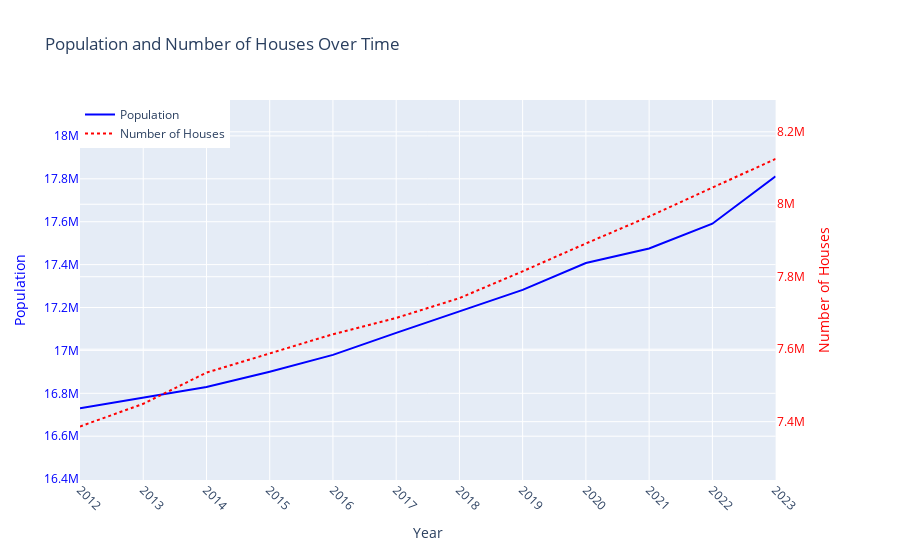

The notebook cell this image was saved under:
### Markdown cell above
### Interactive chart

### Code cell
# Create figure with secondary Y-axis
fig = make_subplots(specs=[[{"secondary_y": True}]])

# Add Population (Primary Y-Axis) - Blue Line
fig.add_trace(
    go.Scatter(
        x=df_pop_final["Year"], y=df_pop_final["Population"], 
        mode='lines', name="Population", line=dict(color='blue'),
    ),
    secondary_y=False
)

# Add Number of Houses (Secondary Y-Axis) - Red Line
fig.add_trace(
    go.Scatter(
        x=df_neth_total["Year"], y=df_neth_total["Number of Houses"], 
        mode='lines', name="Number of Houses", line=dict(color='red', dash='dot'),
    ),
    secondary_y=True
)

# Manually Set Y-Axis Ranges to Prevent Misleading Alignment
fig.update_yaxes(title_text="Population", title_font=dict(color="blue"), tickfont=dict(color="blue"), 
                 range=[df_pop_final["Population"].min() * 0.98, df_pop_final["Population"].max() * 1.02], 
                 secondary_y=False)

fig.update_yaxes(title_text="Number of Houses", title_font=dict(color="red"), tickfont=dict(color="red"), 
                 range=[df_neth_total["Number of Houses"].min() * 0.98, df_neth_total["Number of Houses"].max() * 1.02], 
                 secondary_y=True)

# Show every year & rotate labels
fig.update_xaxes(
    tickmode="linear",  # Ensures every year is shown
    tickangle=45,  # Rotates labels by 45 degrees
    dtick=1,  # Ensures tick interval is 1 year
    title_text="Year"
)

# Add Titles and Labels
fig.update_layout(
    title_text="Population and Number of Houses Over Time",
    xaxis_title="Year",
    legend=dict(x=0, y=1),
    height = 600
)


# Show plot
fig.show()

### Figure 1 — Plotly figure (JSON) as saved in the notebook; plotly's stock layout.template omitted (floating-point values rounded to 4 significant figures)
{"data": [{"line": {"color": "blue"}, "mode": "lines", "name": "Population", "type": "scatter", "x": [2012, 2013, 2014, 2015, 2016, 2017, 2018, 2019, 2020, 2021, 2022, 2023], "xaxis": "x", "y": [16730348, 16779575, 16829289, 16900726, 16979120, 17081507, 17181084, 17282163, 17407585, 17475415, 17590672, 17811291], "yaxis": "y"}, {"line": {"color": "red", "dash": "dot"}, "mode": "lines", "name": "Number of Houses", "type": "scatter", "x": [2012, 2013, 2014, 2015, 2016, 2017, 2018, 2019, 2020, 2021, 2022, 2023], "xaxis": "x", "y": [7386743, 7449298, 7535316, 7587964, 7641323, 7686178, 7740984, 7814912, 7891786, 7966331, 8045580, 8125229], "yaxis": "y2"}], "layout": {"autosize": true, "legend": {"x": 0, "y": 1}, "title": {"text": "Population and Number of Houses Over Time"}, "xaxis": {"anchor": "y", "autorange": true, "domain": [0, 0.94], "dtick": 1, "range": [2012, 2023], "tickangle": 45, "tickmode": "linear", "title": {"text": "Year"}, "type": "linear"}, "yaxis": {"anchor": "x", "domain": [0, 1], "range": [16400000.0, 18170000.0], "tickfont": {"color": "blue"}, "title": {"font": {"color": "blue"}, "text": "Population"}, "type": "linear"}, "yaxis2": {"anchor": "x", "overlaying": "y", "range": [7239000.0, 8288000.0], "side": "right", "tickfont": {"color": "red"}, "title": {"font": {"color": "red"}, "text": "Number of Houses"}, "type": "linear"}}}
